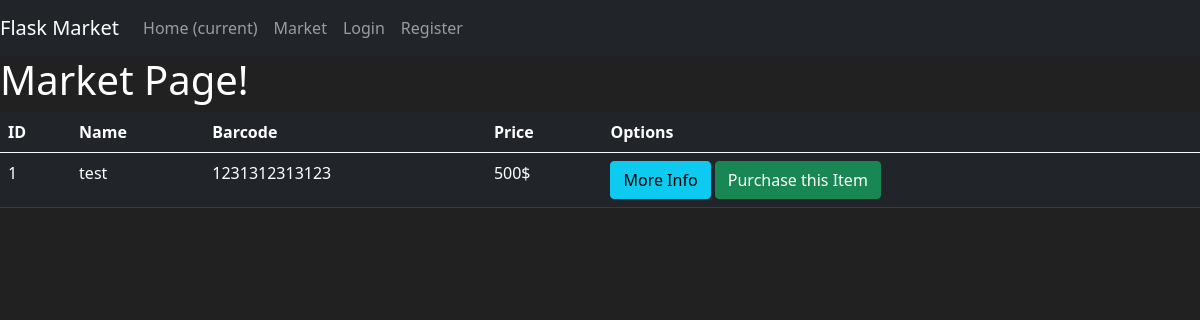
/market, run on an earlier commit of the app's database.
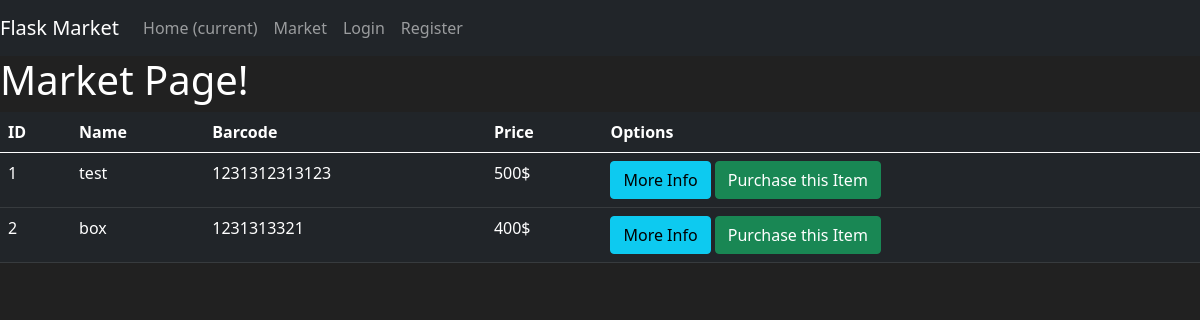
And on a later commit of the database.
### market/models.py (models this page shows, shortened)
class Item(db.Model):
    id = db.Column(db.Integer(), primary_key=True)
    name = db.Column(db.String(length=30), nullable=False, unique=True)
    price = db.Column(db.Integer(), nullable=False)
    barcode = db.Column(db.String(length=12), nullable=False, unique=True)
    description = db.Column(db.String(length=1024), nullable=False, unique=True)

### market/routes.py (the view)
@app.get('/market')
def market_page():
    items = Item.query.all()
    return render_template('market.html', items=items)

### market/templates/market.html (shortened to what this page needs)
{% extends 'base.html' %}
{% block content %}
<h1>Market Page!</h1>
    <table class="table table-hover table-dark">
        <thead>
            <tr>
                <th scope="col">ID</th>
                <th scope="col">Name</th>
                <th scope="col">Barcode</th>
                <th scope="col">Price</th>
                <th scope="col">Options</th>
            </tr>
        </thead>
        <tbody>
            {% for item in items %}
                <tr>
                    <td>{{ item.id }}</td>
                    <td>{{ item.name }}</td>
                    <td>{{ item.barcode }}</td>
                    <td>{{ item.price }}$</td>
                    <td>
                        <button class="btn btn-outline btn-info">More Info</button>
                        <button class="btn btn-outline btn-success">Purchase this Item</button>
                    </td>
                </tr>
            {% endfor %}
        </tbody>
    </table>
{% endblock %}

### market/templates/base.html (shortened to what this page needs)
<!doctype html>
<html lang="en">
  <head>
    <link href="https://cdn.jsdelivr.net/npm/bootstrap@5.0.2/dist/css/bootstrap.min.css" rel="stylesheet">
  </head>
  <body>
    <nav class="navbar navbar-expand-md navbar-dark bg-dark">
      <a class="navbar-brand" href="#">Flask Market</a>
      <div class="collapse navbar-collapse" id="navbarNav">
        <ul class="navbar-nav mr-auto">
            <li class="nav-item active">
                <a class="nav-link" href="{{ url_for('home_page') }}">Home <span class="sr-only">(current)</span></a>
            </li>
            <li class="nav-item">
                <a class="nav-link" href="{{ url_for('market_page') }}">Market</a>
            </li>
        </ul>
        <ul class="navbar-nav">
            <li class="nav-item">
                <a class="nav-link" href="#">Login</a>
            </li>
            <li class="nav-item">
                <a class="nav-link" href="#">Register</a>
            </li>
        </ul>
      </div>
    </nav>
    {% block content %}
    {% endblock content %}
  </body>
</html>

### market/templates/base.html (style rules this page uses)
body { background-color: #212121; color: white; }

What changed in the data, as far as the page shows it:
added Item: id "2", name "box", barcode "1231313321", price "400"
